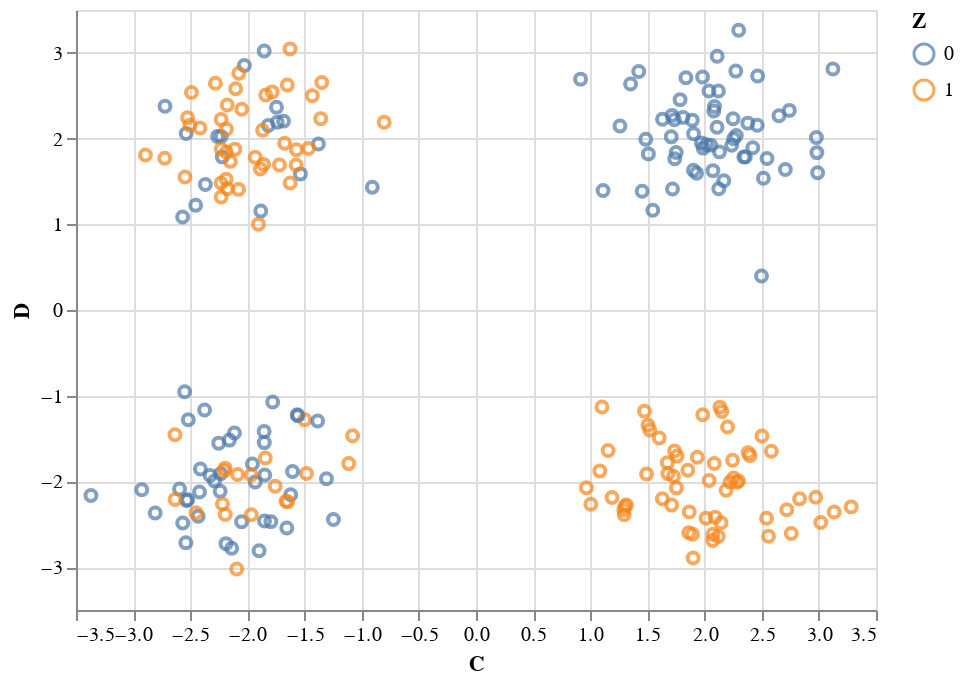

Here is the notebook cell this chart was saved with:
### Markdown cell above
4) Now, create a scatter plot of D vs C with the points colored by our class column, Z.

Looking at the scatterplot what might be a good number of clusters?

### Code cell
alt.Chart(raw_df).mark_point().encode(
    x='C',
    y='D',
    color='Z:N'
)

### Figure 1 — Vega-Lite specification as saved in the notebook (floating-point values rounded to 4 significant figures; data arrays with more than 128 entries replaced by an {"elided": "..."} marker saying what was removed)
{"config": {"view": {"continuousWidth": 400, "continuousHeight": 300}}, "data": {"name": "data-724a4aae03658d84d0f2a82eedb3de73"}, "mark": "point", "encoding": {"color": {"type": "nominal", "field": "Z"}, "x": {"type": "quantitative", "field": "C"}, "y": {"type": "quantitative", "field": "D"}}, "$schema": "https://vega.github.io/schema/vega-lite/v4.8.1.json", "datasets": {"data-724a4aae03658d84d0f2a82eedb3de73": {"elided": "240 records"}}}
